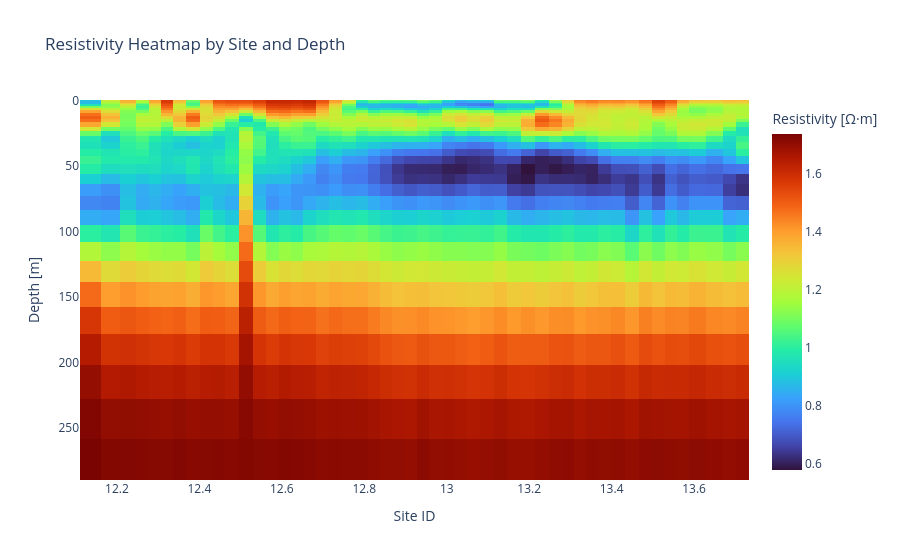

The cell this chart's notebook holds for it:
### Code cell
import plotly.express as px

# Pivot the melted DataFrame
df_layers_long['log_resistivity'] = np.log10(df_layers_long['resistivity'])

heatmap_df = df_layers_long.pivot_table(
    index='depth', columns='daytime', values='log_resistivity'
)

# Sort depth so it increases downward
heatmap_df = heatmap_df.sort_index(ascending=True)

fig = px.imshow(
    heatmap_df,
    aspect='auto',
    origin='lower',
    color_continuous_scale='turbo',
    labels={'x': 'Site ID', 'y': 'Depth [m]', 'color': 'Resistivity [Ω·m]'},
    title='Resistivity Heatmap by Site and Depth',
    zmin=heatmap_df.min().min(),
    zmax=heatmap_df.max().max(),
)

fig.update_yaxes(autorange="reversed")
fig.show()

### Figure 1 — Plotly figure (JSON) as saved in the notebook; plotly's stock layout.template omitted (floating-point values rounded to 4 significant figures; data arrays with more than 128 entries replaced by an {"elided": "..."} marker saying what was removed)
{"data": [{"coloraxis": "coloraxis", "hovertemplate": "Site ID: %{x}<br>Depth [m]: %{y}<br>Resistivity [Ω·m]: %{z}<extra></extra>", "name": "0", "type": "heatmap", "x": [12.14, 12.19, 12.23, 12.26, 12.29, 12.32, 12.35, 12.38, 12.42, 12.45, 12.48, 12.52, 12.55, 12.58, 12.61, 12.64, 12.67, 12.7, 12.73, 12.76, 12.79, 12.82, 12.85, 12.88, 12.91, 12.94, 12.97, 13.0, 13.03, 13.06, 13.1, 13.13, 13.16, 13.2, 13.23, 13.26, 13.29, 13.32, 13.35, 13.38, 13.41, 13.45, 13.48, 13.51, 13.54, 13.57, 13.6, 13.66, 13.68, 13.72], "xaxis": "x", "y": [0.0, 1.0, 2.126, 3.395, 4.825, 6.435, 8.249, 10.29, 12.59, 15.19, 18.11, 21.4, 25.1, 29.28, 33.98, 39.28, 45.25, 51.97, 59.55, 68.08, 77.69, 88.52, 100.7, 114.5, 129.9, 147.4, 167.0, 189.1, 214.0, 242.1, 273.7], "yaxis": "y", "z": {"elided": "31x50 float values"}}], "layout": {"coloraxis": {"cmax": 1.739, "cmin": 0.5786, "colorbar": {"title": {"text": "Resistivity [Ω·m]"}}, "colorscale": [[0, "#30123b"], [0.07143, "#4145ab"], [0.1429, "#4675ed"], [0.2143, "#39a2fc"], [0.2857, "#1bcfd4"], [0.3571, "#24eca6"], [0.4286, "#61fc6c"], [0.5, "#a4fc3b"], [0.5714, "#d1e834"], [0.6429, "#f3c63a"], [0.7143, "#fe9b2d"], [0.7857, "#f36315"], [0.8571, "#d93806"], [0.9286, "#b11901"], [1, "#7a0402"]]}, "title": {"text": "Resistivity Heatmap by Site and Depth"}, "xaxis": {"anchor": "y", "domain": [0, 1], "title": {"text": "Site ID"}}, "yaxis": {"anchor": "x", "autorange": "reversed", "domain": [0, 1], "title": {"text": "Depth [m]"}}}}
